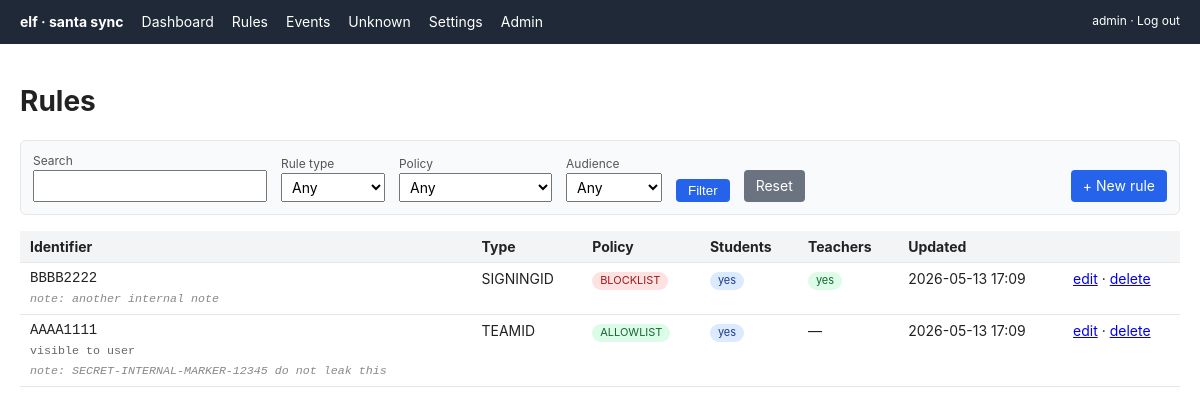
The page /rules/ (signed in) on the database its author committed.
### app/models.py (models this page shows, shortened)
class Rule(models.Model):
    identifier = models.CharField(
        max_length=255,
        db_index=True,
        help_text=(
            "The value being matched. Format depends on Rule type: "
            "BINARY → 64-char SHA-256 of the file; "
            "CERTIFICATE → 64-char SHA-256 of the leaf signing certificate; "
            "TEAMID → 10-char Apple Developer Team ID (e.g. EQHXZ8M8AV); "
            "SIGNINGID → TeamID:bundle-id (e.g. EQHXZ8M8AV:com.google.Chrome), "
            "or platform:&lt;name&gt; for macOS-bundled binaries; "
            "CDHASH → 40-char hex code-directory hash from the signature."
        ),
    )
    rule_type = models.CharField(
        max_length=16,
        choices=RuleType.choices,
        help_text=(
            "How the identifier is interpreted. "
            "BINARY = exact file (very narrow). "
            "CERTIFICATE = anything signed by that cert. "
            "TEAMID = anything signed by that Apple Developer Team (survives cert rotation, broadest). "
            "SIGNINGID = a specific signed binary by its signing ID (narrower than TEAMID). "
            "CDHASH = a specific signed binary version (tightest signed-binary match)."
        ),
    )
    policy = models.CharField(
        max_length=24,
        choices=Policy.choices,
        help_text=(
            "What Santa does on match. "
            "ALLOWLIST = allow. "
            "ALLOWLIST_COMPILER = allow and treat outputs of this binary as locally allowed "
            "(needs transitive rules enabled; use sparingly). "
            "BLOCKLIST = deny and show the block dialog. "
            "SILENT_BLOCKLIST = deny with no dialog. "
            "REMOVE = delete any previously-synced rule with the same identifier and type "
            "(no effect in a mobileconfig — sync-only). "
            "CEL = evaluate the CEL expression below at decision time."
        ),
    )
    custom_msg = models.CharField(
        max_length=512,
        blank=True,
        default="",
        help_text=(
            "Optional. Shown to the user in the block dialog when this rule fires. "
            "Overrides Santa's default block message. Used only for BLOCK_* policies."
        ),
    )
    custom_url = models.CharField(
        max_length=512,
        blank=True,
        default="",
        help_text=(
            "Optional. URL behind the \"Open\" button on the block dialog. "
            "Supports Santa placeholders like %file_sha%, %machine_id%, %username%."
        ),
    )
    notification_app_name = models.CharField(
        max_length=255,
        blank=True,
        default="",
        help_text=(
            "Optional. When this rule un-blocks a previously-blocked app, Santa shows a "
            "\"now allowed\" notification using this name. Set it to the user-visible app name "
            "(e.g. \"Slack\")."
        ),
    )
    cel_expr = models.TextField(
        blank=True,
        default="",
        help_text=(
            "Required only when Policy = CEL. A Common Expression Language expression evaluated "
            "at execution time; must return ALLOWLIST/BLOCKLIST or a boolean. Leave blank for "
            "non-CEL policies."
        ),
    )
    applies_to_students = models.BooleanField(
        default=False,
        help_text=(
            "Send this rule to machines whose machine_id contains \"STU\", and include it in the "
            "Students .mobileconfig download."
        ),
    )
    applies_to_teachers = models.BooleanField(
        default=False,
        help_text=(
            "Send this rule to machines whose machine_id contains \"EMP\", and include it in the "
            "Teachers .mobileconfig download. (At least one of Students or Teachers must be checked.)"
        ),
    )
    comment = models.TextField(
        blank=True,
        default="",
        help_text=(
            "Internal notes for admins (why this rule exists, ticket links, etc.). "
            "Never sent to Santa clients or included in mobileconfig downloads."
        ),
    )
    creation_time = models.DateTimeField(default=timezone.now)
    updated_at = models.DateTimeField(auto_now=True)
    class Meta:
        constraints = [
            UniqueConstraint(fields=["identifier", "rule_type"], name="uniq_identifier_type"),
            CheckConstraint(
                condition=Q(applies_to_students=True) | Q(applies_to_teachers=True),
                name="rule_has_audience",
            ),
        ]
        indexes = [
            models.Index(fields=["updated_at", "id"]),
            models.Index(fields=["applies_to_students"]),
            models.Index(fields=["applies_to_teachers"]),
        ]
        ordering = ["-updated_at"]

### app/views.py (the view, shortened to what this page needs)
# urls.py: path("rules/", views.RuleListView.as_view(), name="rule-list"),
class RuleListView(LoginRequiredMixin, ListView):
    model = Rule
    template_name = "rules/list.html"
    context_object_name = "rules"
    paginate_by = 50
    def get_queryset(self):
        qs = Rule.objects.all()
        self.filter_form = RuleFilterForm(self.request.GET or None)
        return qs.order_by("-updated_at")
    def get_context_data(self, **kwargs):
        ctx = super().get_context_data(**kwargs)
        ctx["filter_form"] = self.filter_form
        ctx["querystring"] = self.request.GET.urlencode()
        return ctx

### app/forms.py
class RuleFilterForm(forms.Form):
    q = forms.CharField(required=False, label="Search")
    rule_type = forms.ChoiceField(
        required=False, choices=[("", "Any")] + list(RuleType.choices)
    )
    policy = forms.ChoiceField(
        required=False, choices=[("", "Any")] + list(Policy.choices)
    )
    audience = forms.ChoiceField(
        required=False,
        choices=[("", "Any"), ("students", "Students"), ("teachers", "Teachers"), ("both", "Both")],
    )

### templates/rules/list.html (shortened to what this page needs)
{% extends "base.html" %}
{% block content %}
<h1>Rules</h1>
<div class="filters">
  <form method="get">
    <div><label>Search</label>{{ filter_form.q }}</div>
    <div><label>Rule type</label>{{ filter_form.rule_type }}</div>
    <div><label>Policy</label>{{ filter_form.policy }}</div>
    <div><label>Audience</label>{{ filter_form.audience }}</div>
    <button class="btn" type="submit">Filter</button>
    <a class="btn secondary" href="{% url 'rule-list' %}">Reset</a>
    <a class="btn" style="margin-left:auto" href="{% url 'rule-create' %}">+ New rule</a>
  </form>
</div>
<table>
<thead>
<tr><th>Identifier</th><th>Type</th><th>Policy</th><th>Students</th><th>Teachers</th><th>Updated</th><th></th></tr>
</thead>
<tbody>
{% for rule in rules %}
<tr>
  <td class="mono" title="{{ rule.identifier }}">{{ rule.identifier|truncatechars:60 }}{% if rule.custom_msg %}<br><small style="color:#666">{{ rule.custom_msg|truncatechars:80 }}</small>{% endif %}{% if rule.comment %}<br><small style="color:#888;font-style:italic" title="{{ rule.comment }}">note: {{ rule.comment|truncatechars:90 }}</small>{% endif %}</td>
  <td>{{ rule.rule_type }}</td>
  <td>{% if rule.policy|slice:":5" == "BLOCK" or rule.policy == "SILENT_BLOCKLIST" %}<span class="pill block">{{ rule.policy }}</span>{% elif rule.policy|slice:":5" == "ALLOW" %}<span class="pill allow">{{ rule.policy }}</span>{% else %}<span class="pill">{{ rule.policy }}</span>{% endif %}</td>
  <td>{% if rule.applies_to_students %}<span class="pill student">yes</span>{% else %}—{% endif %}</td>
  <td>{% if rule.applies_to_teachers %}<span class="pill teacher">yes</span>{% else %}—{% endif %}</td>
  <td>{{ rule.updated_at|date:"Y-m-d H:i" }}</td>
  <td><a href="{% url 'rule-edit' rule.pk %}">edit</a> · <a href="{% url 'rule-delete' rule.pk %}">delete</a></td>
</tr>
{% empty %}
<tr><td colspan="7"><em>No rules yet.</em></td></tr>
{% endfor %}
</tbody>
</table>
{% endblock %}

### templates/base.html (shortened to what this page needs)
<!doctype html>
<html lang="en">
<head>
</head>
<body>
<header>
  <span class="brand">elf · santa sync</span>
  <a href="{% url 'dashboard' %}">Dashboard</a>
  <a href="{% url 'rule-list' %}">Rules</a>
  <a href="{% url 'event-list' %}">Events</a>
  <a href="{% url 'unknown-list' %}">Unknown</a>
  <a href="{% url 'server-settings' %}">Settings</a>
  <a href="/admin/">Admin</a>
  <span style="margin-left:auto; font-size:12px;">{{ request.user }} · <a href="/admin/logout/">Log out</a></span>
</header>
<main>
{% block content %}{% endblock %}
</main>
</body>
</html>

### templates/base.html (style rules this page uses)
body { font: 14px/1.4 -apple-system, BlinkMacSystemFont, "Segoe UI", sans-serif; margin: 0; color: #222; }
header { background: #1f2937; color: #fff; padding: 12px 20px; display: flex; gap: 18px; align-items: center; }
header a { color: #fff; text-decoration: none; }
header .brand { font-weight: 700; }
main { padding: 20px; max-width: 1280px; margin: 0 auto; }
table { border-collapse: collapse; width: 100%; }
th, td { padding: 6px 10px; text-align: left; border-bottom: 1px solid #e5e7eb; vertical-align: top; }
th { background: #f3f4f6; }
.filters { background: #f9fafb; border: 1px solid #e5e7eb; padding: 12px; border-radius: 6px; margin-bottom: 16px; }
.filters form { display: flex; flex-wrap: wrap; gap: 10px 14px; align-items: end; }
.filters label { display: block; font-size: 12px; color: #555; }
.filters input, .filters select { padding: 4px 6px; font: inherit; }
.filters button { padding: 4px 12px; }
.btn { display: inline-block; padding: 6px 12px; background: #2563eb; color: #fff; border: 0; border-radius: 4px; text-decoration: none; cursor: pointer; }
.btn.secondary { background: #6b7280; }
.pill { display: inline-block; padding: 1px 8px; border-radius: 10px; font-size: 11px; background: #e5e7eb; }
.pill.teacher { background: #dcfce7; color: #166534; }
.pill.student { background: #dbeafe; color: #1e3a8a; }
.pill.block { background: #fee2e2; color: #991b1b; }
.pill.allow { background: #dcfce7; color: #166534; }
.mono { font-family: ui-monospace, "SF Mono", Menlo, monospace; }

### rows shown on the page
Rule: identifier "BBBB2222", comment "another internal note", rule_type "SIGNINGID", policy "BLOCKLIST", applies_to_students "yes", applies_to_teachers "yes", updated_at "2026-05-13 17:09"
Rule: identifier "AAAA1111", custom_msg "visible to user", comment "SECRET-INTERNAL-MARKER-12345 do not leak this", rule_type "TEAMID", policy "ALLOWLIST", applies_to_students "yes", updated_at "2026-05-13 17:09"

### other values the page prints
{{ request.user }} "admin"
